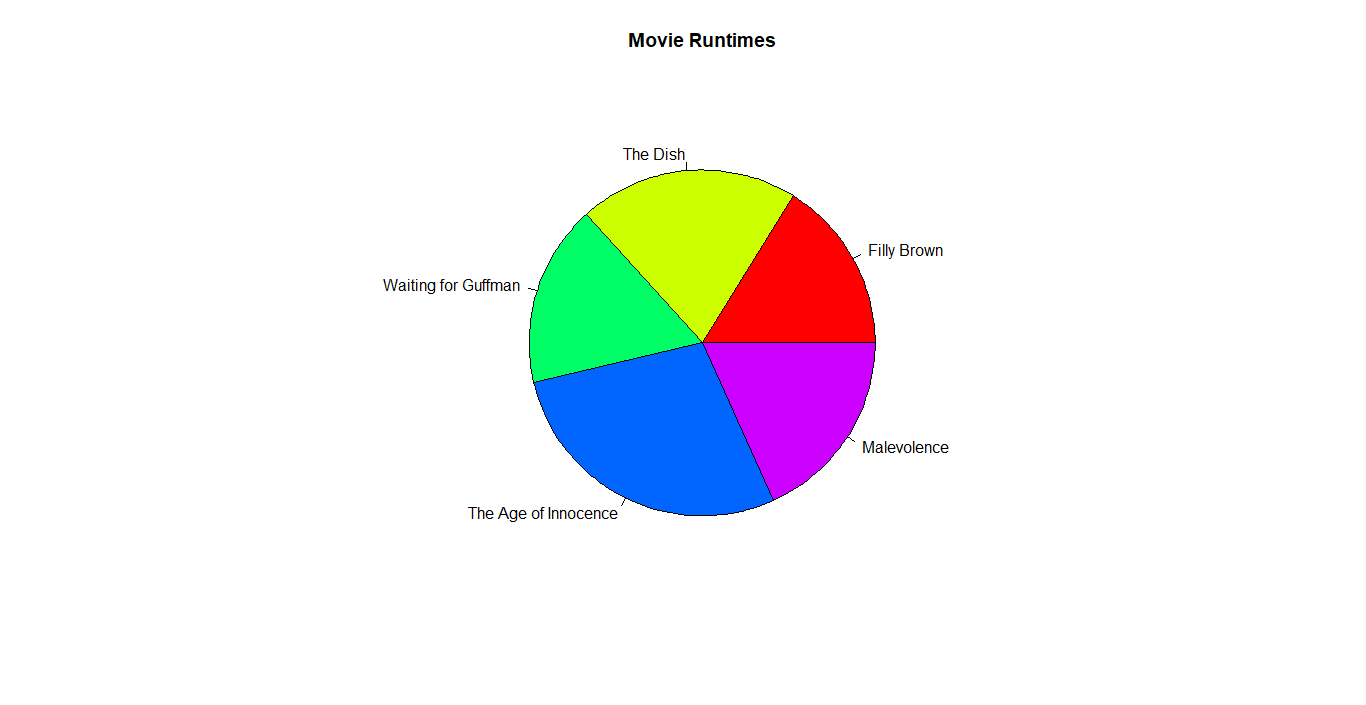

Source code (R):
# Pie Chart 3:

data = read.csv("moviesdata.csv")

movieNames = data$title
runTime = data$runtime

pie(runTime[1:5], 
    labels=movieNames[1:5], 
    main="Movie Runtimes", 
    col = rainbow(length(runTime[1:5])))
